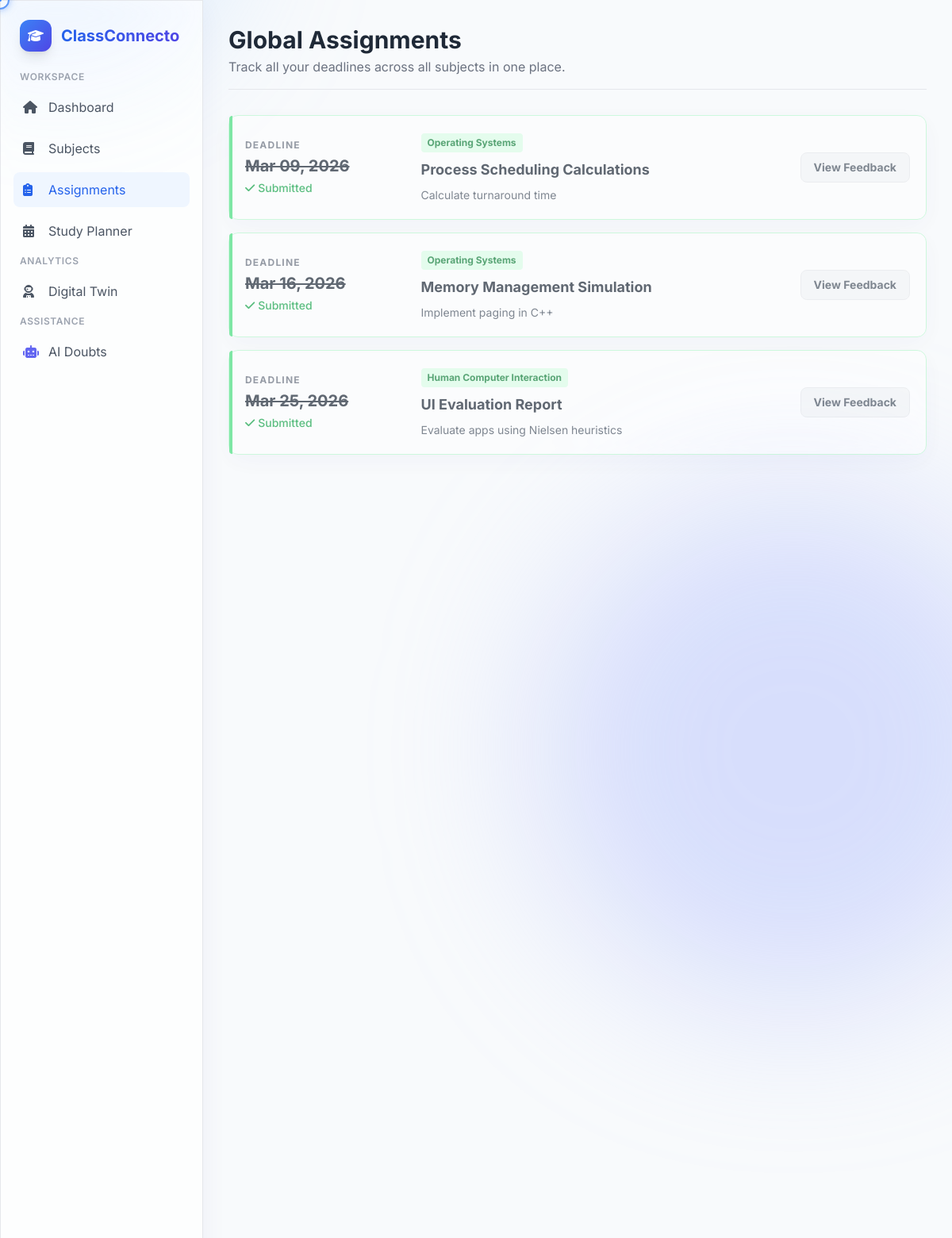
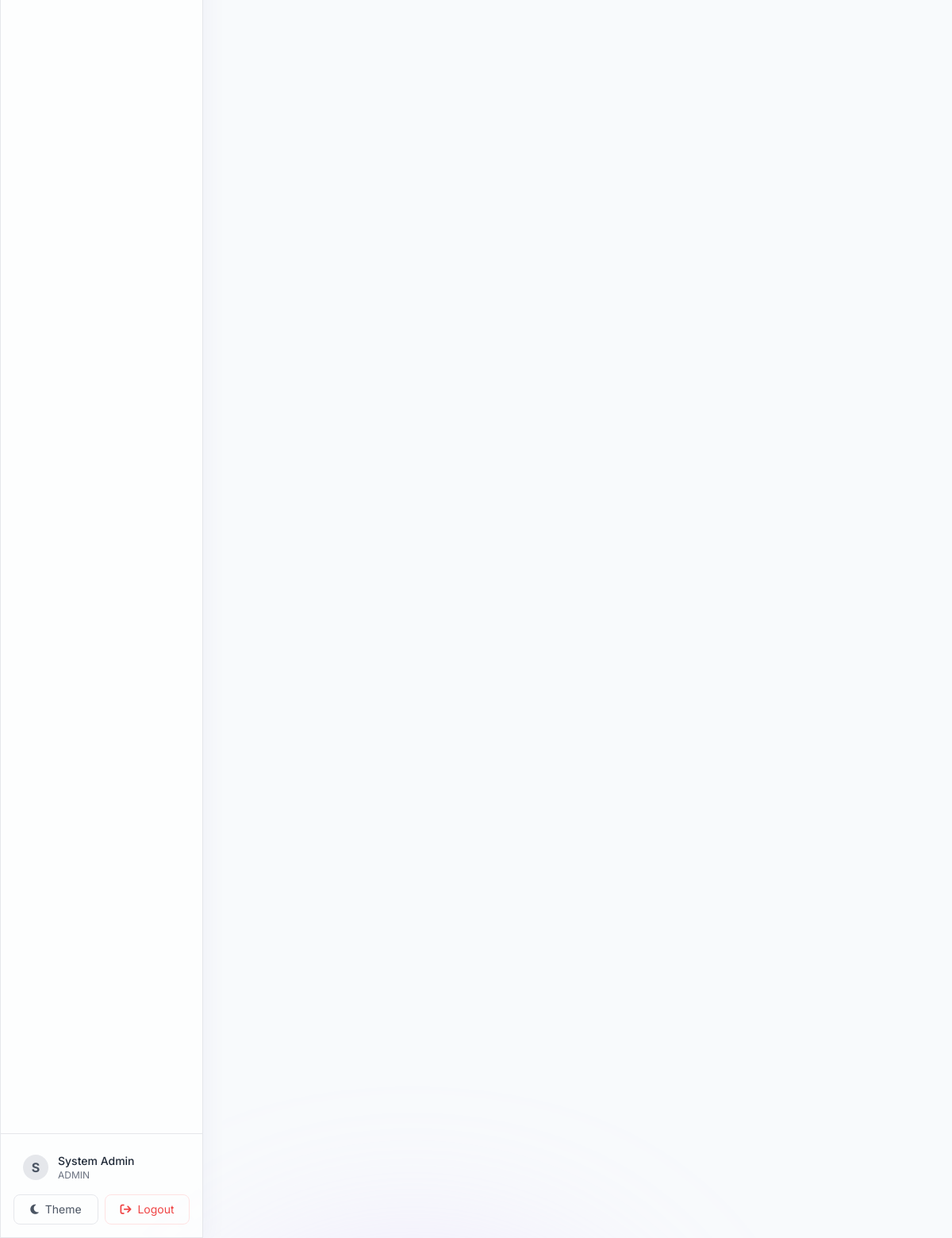
Page /assignments.php (signed in) on the committed database (2 pictures, top to bottom).
### tables this page shows
CREATE TABLE `assignments` (
  `id` int(11) NOT NULL AUTO_INCREMENT,
  `subject_id` int(11) NOT NULL,
  `title` varchar(200) NOT NULL,
  `description` text DEFAULT NULL,
  `deadline` datetime NOT NULL,
  `created_at` timestamp NOT NULL DEFAULT current_timestamp(),
  `file_path` varchar(500) DEFAULT '#',
  PRIMARY KEY (`id`),
  KEY `subject_id` (`subject_id`),
  CONSTRAINT `assignments_ibfk_1` FOREIGN KEY (`subject_id`) REFERENCES `subjects` (`id`) ON DELETE CASCADE
);

CREATE TABLE `subjects` (
  `id` int(11) NOT NULL AUTO_INCREMENT,
  `name` varchar(100) NOT NULL,
  `code` varchar(20) NOT NULL,
  `type` enum('theory','lab') DEFAULT 'theory',
  `theory_subject_id` int(11) DEFAULT NULL,
  `created_at` timestamp NOT NULL DEFAULT current_timestamp(),
  PRIMARY KEY (`id`),
  KEY `theory_subject_id` (`theory_subject_id`),
  CONSTRAINT `subjects_ibfk_1` FOREIGN KEY (`theory_subject_id`) REFERENCES `subjects` (`id`) ON DELETE SET NULL
);

### assignments.php (the view, shortened to what this page needs)
<?php
require_once 'db/connection.php';
$stmt = $pdo->prepare("
    SELECT a.*, s.name as subject_name, s.code, DATEDIFF(a.deadline, NOW()) as days_left
    FROM assignments a
    JOIN subjects s ON a.subject_id = s.id
    ORDER BY a.deadline ASC
");
$stmt->execute();
$assignments = $stmt->fetchAll();
?>
<!DOCTYPE html>
<html lang="en">
<head>
    <script src="https://cdn.tailwindcss.com"></script>
    <link rel="stylesheet" href="assets/css/style.css">
    <link rel="stylesheet" href="https://cdnjs.cloudflare.com/ajax/libs/font-awesome/6.4.0/css/all.min.css">
</head>
<body class="flex  transition-colors duration-300">
    <?php include 'components/background.php'; ?>
    <?php include 'components/sidebar.php'; ?>
    <main class="ml-64 flex-1 h-screen overflow-y-auto w-full p-8 relative">
        <header class="mb-8 border-b border-gray-200 dark:border-gray-700 pb-4">
            <h1 class="text-3xl font-bold text-gray-800 dark:text-white">Global Assignments</h1>
            <p class="text-gray-500 dark:text-gray-400 mt-1">Track all your deadlines across all subjects in one place.</p>
        </header>
         <div class="space-y-4 max-w-4xl">
            <?php foreach($assignments as $assignment):
                $days_left = $assignment['days_left'];
                if($days_left < 0) {
                    $color = 'green';
                    $statusText = '<i class="fa-solid fa-check"></i> Submitted';
                    $opacity = 'opacity-70';
                    $titleClass = 'line-through';
                    $btnText = 'View Feedback';
                } else if($days_left <= 3) {
                    $color = 'red';
                    $statusText = '<i class="fa-solid fa-clock"></i> '.$days_left.' Days Left';
                    $opacity = '';
                    $titleClass = '';
                    $btnText = 'Submit Now';
                } else {
                    $color = 'blue';
                    $statusText = '<i class="fa-solid fa-calendar"></i> '.$days_left.' Days Left';
                    $opacity = '';
                    $titleClass = '';
                    $btnText = 'View in Workspace';
                }
            ?>
            <div class="glass p-5 rounded-xl border border-<?= $color ?>-200 dark:border-<?= $color ?>-900/50 flex flex-col md:flex-row gap-6 relative <?= $opacity ?> group transition-all hover:-translate-y-1 hover:shadow-md">
                 <div class="absolute left-0 top-0 bottom-0 w-1 bg-<?= $color ?>-400 rounded-l-xl"></div>
                 <div class="md:w-1/4 flex flex-col justify-center">
                      <p class="text-xs font-bold text-gray-500 uppercase tracking-widest mb-1">DEADLINE</p>
                      <p class="text-xl font-bold text-gray-800 dark:text-white <?= $titleClass ?>"><?= date('M d, Y', strtotime($assignment['deadline'])) ?></p>
                      <p class="text-sm text-<?= $color ?>-600 font-medium flex items-center gap-1 mt-1"><?= $statusText ?></p>
                 </div>
                 <div class="md:w-2/4">
                     <span class="bg-<?= $color ?>-100 text-<?= $color ?>-700 text-xs px-2 py-1 rounded font-bold mb-2 inline-block"><?= htmlspecialchars($assignment['subject_name']) ?></span>
                     <h3 class="text-lg font-bold text-gray-800 dark:text-white"><?= htmlspecialchars($assignment['title']) ?></h3>
                     <p class="text-sm text-gray-600 dark:text-gray-400 mt-2"><?= htmlspecialchars($assignment['description']) ?></p>
                 </div>
                 <div class="md:w-1/4 flex items-center justify-end">
                      <a href="subject.php?id=<?= $assignment['code'] ?>&tab=assignments" class="<?= $days_left < 0 ? 'bg-gray-100 dark:bg-gray-800 text-gray-600 dark:text-gray-300 border border-gray-200 dark:border-gray-700 hover:bg-gray-200 dark:hover:bg-gray-700 font-bold px-4 py-2 rounded-lg text-sm transition-colors' : 'btn-primary text-sm shadow-sm' ?>">
                          <?= $btnText ?>
                      </a>
                 </div>
            </div>
            <?php endforeach; ?>
        </div>
    </main>
</body>
</html>

### components/background.php (shortened to what this page needs)
<div class="fixed inset-0 z-[-1] overflow-hidden pointer-events-none theme-bg-light">
    <div class="absolute -top-[10%] -left-[10%] w-96 h-96 bg-blue-300/40 rounded-full mix-blend-multiply filter blur-[100px] animate-blob"></div>
    <div class="absolute top-[20%] -right-[10%] w-[40rem] h-[40rem] bg-indigo-300/40 rounded-full mix-blend-multiply filter blur-[100px] animate-blob animation-delay-2000"></div>
</div>

### components/sidebar.php
<?php
$current_page = basename($_SERVER['PHP_SELF']);
?>
<aside class="w-64 glass h-screen fixed left-0 top-0 z-40 border-r border-gray-200 dark:border-gray-800 flex flex-col transition-all">
    <div class="p-6 flex items-center gap-3">
        <div class="w-10 h-10 rounded-xl bg-gradient-to-br from-blue-500 to-indigo-600 flex items-center justify-center text-white shadow-lg">
            <i class="fa-solid fa-graduation-cap"></i>
        </div>
        <h2 class="text-xl font-bold bg-clip-text text-transparent bg-gradient-to-r from-blue-600 to-indigo-600">ClassConnecto</h2>
    </div>
    <nav class="flex-1 px-4 space-y-2 overflow-y-auto">
        <p class="px-2 text-xs font-semibold text-gray-400 uppercase tracking-wider mb-2">Workspace</p>
        <a href="dashboard.php" class="flex items-center gap-3 px-3 py-2.5 rounded-lg transition-colors <?= $current_page == 'dashboard.php' ? 'bg-blue-50 text-blue-600 dark:bg-blue-900/30 dark:text-blue-400' : 'text-gray-600 dark:text-gray-300 hover:bg-gray-100 dark:hover:bg-gray-800' ?>">
            <i class="fa-solid fa-house w-5"></i> Dashboard
        </a>
        <a href="subjects.php" class="flex items-center gap-3 px-3 py-2.5 rounded-lg transition-colors <?= $current_page == 'subjects.php' ? 'bg-blue-50 text-blue-600 dark:bg-blue-900/30 dark:text-blue-400' : 'text-gray-600 dark:text-gray-300 hover:bg-gray-100 dark:hover:bg-gray-800' ?>">
            <i class="fa-solid fa-book w-5"></i> Subjects
        </a>
        <a href="assignments.php" class="flex items-center gap-3 px-3 py-2.5 rounded-lg transition-colors <?= $current_page == 'assignments.php' ? 'bg-blue-50 text-blue-600 dark:bg-blue-900/30 dark:text-blue-400' : 'text-gray-600 dark:text-gray-300 hover:bg-gray-100 dark:hover:bg-gray-800' ?>">
            <i class="fa-solid fa-clipboard-list w-5"></i> Assignments
        </a>
        <a href="planner.php" class="flex items-center gap-3 px-3 py-2.5 rounded-lg transition-colors <?= $current_page == 'planner.php' ? 'bg-blue-50 text-blue-600 dark:bg-blue-900/30 dark:text-blue-400' : 'text-gray-600 dark:text-gray-300 hover:bg-gray-100 dark:hover:bg-gray-800' ?>">
            <i class="fa-solid fa-calendar-alt w-5"></i> Study Planner
        </a>
        <p class="px-2 text-xs font-semibold text-gray-400 uppercase tracking-wider mt-6 mb-2">Analytics</p>
        <a href="twin.php" class="flex items-center gap-3 px-3 py-2.5 rounded-lg transition-colors <?= $current_page == 'twin.php' ? 'bg-blue-50 text-blue-600 dark:bg-blue-900/30 dark:text-blue-400' : 'text-gray-600 dark:text-gray-300 hover:bg-gray-100 dark:hover:bg-gray-800' ?>">
            <i class="fa-solid fa-user-astronaut w-5"></i> Digital Twin
        </a>
        <p class="px-2 text-xs font-semibold text-gray-400 uppercase tracking-wider mt-6 mb-2">Assistance</p>
        <button onclick="toggleAIPanel()" class="w-full flex items-center gap-3 px-3 py-2.5 rounded-lg transition-colors text-gray-600 dark:text-gray-300 hover:bg-gray-100 dark:hover:bg-gray-800 text-left">
            <i class="fa-solid fa-robot w-5 text-indigo-500"></i> AI Doubts
        </button>
    </nav>
    <div class="p-4 mt-auto border-t border-gray-200 dark:border-gray-800">
        <div class="flex items-center gap-3 px-3 py-2 hover:bg-gray-100 dark:hover:bg-gray-800 rounded-lg cursor-pointer">
            <div class="w-8 h-8 rounded-full bg-gray-200 dark:bg-gray-700 flex flex-shrink-0 items-center justify-center font-bold text-gray-600 dark:text-gray-300">
                <?= substr($_SESSION['full_name'] ?? 'U', 0, 1) ?>
            </div>
            <div class="overflow-hidden">
                <p class="text-sm font-medium text-gray-800 dark:text-gray-200 truncate"><?= htmlspecialchars($_SESSION['full_name'] ?? 'Student') ?></p>
                <p class="text-xs text-gray-500 truncate"><?= htmlspecialchars($_SESSION['reg_number'] ?? '') ?></p>
            </div>
        </div>
        <div class="mt-2 flex gap-2 w-full">
            <button id="theme-toggle" class="flex-1 flex items-center justify-center gap-2 px-3 py-2 text-sm text-gray-600 dark:text-gray-300 hover:bg-gray-100 dark:hover:bg-gray-800 rounded-lg transition-colors border border-gray-200 dark:border-gray-700">
                <i class="fa-solid fa-moon theme-icon"></i> Theme
            </button>
            <a href="api/logout.php" class="flex-1 flex items-center justify-center gap-2 px-3 py-2 text-sm text-red-500 hover:bg-red-50 dark:hover:bg-red-900/20 rounded-lg transition-colors border border-red-100 dark:border-red-900/20">
                <i class="fa-solid fa-arrow-right-from-bracket"></i> Logout
            </a>
        </div>
    </div>
</aside>

### assets/css/style.css (style rules this page uses)
:root { --bg-light: #f8fafc; --bg-dark: #0f172a; --card-light: rgba(255, 255, 255, 0.7); --card-dark: rgba(30, 41, 59, 0.7); --border-light: rgba(255, 255, 255, 0.2); --border-dark: rgba(255, 255, 255, 0.05); }
body { font-family: 'Inter', sans-serif; background-color: var(--bg-light); color: #1e293b; transition: background-color 0.3s ease, color 0.3s ease; overflow-x: hidden; animation: fadeIn 0.6s ease-out forwards; }
*, *::before, *::after { cursor: none !important; }
.glass { background: var(--card-light); backdrop-filter: blur(12px); -webkit-backdrop-filter: blur(12px); border: 1px solid var(--border-light); box-shadow: 0 8px 32px 0 rgba(31, 38, 135, 0.05); }
.animate-blob { animation: blob 10s infinite alternate; }
.animation-delay-2000 { animation-delay: 2s; }
html { background-color: #f8fafc; }
body { background: transparent !important; }
html:not(.dark) .theme-bg-light { display: block; }

### rows in the picture
assignments: deadline "Mar 09, 2026", subject.name "Operating Systems", title "Process Scheduling Calculations", description "Calculate turnaround time", btnText "View Feedback"
assignments: deadline "Mar 16, 2026", subject.name "Operating Systems", title "Memory Management Simulation", description "Implement paging in C++", btnText "View Feedback"
assignments: deadline "Mar 25, 2026", subject.name "Human Computer Interaction", title "UI Evaluation Report", description "Evaluate apps using Nielsen heuristics", btnText "View Feedback"

### other values in the picture
substr($_SESSION['full_name'] ?? 'U', 0, 1) "S"
$_SESSION['full_name'] "System Admin"
$_SESSION['reg_number'] "ADMIN"
